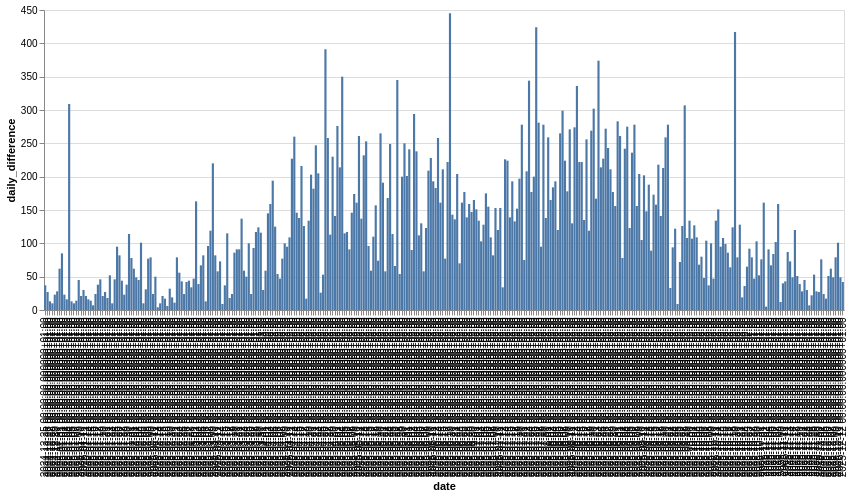

The code cell stored with this chart in its notebook:
### Code cell
segment("Zweite hup u ZOO")

### Figure 1 — Vega-Lite specification as saved in the notebook (floating-point values rounded to 4 significant figures; data arrays with more than 128 entries replaced by an {"elided": "..."} marker saying what was removed)
{"config": {"view": {"continuousWidth": 300, "continuousHeight": 300}}, "data": {"name": "data-83314f7694f1675e18e172985f97aa95"}, "mark": {"type": "bar"}, "encoding": {"x": {"field": "date", "type": "ordinal"}, "y": {"field": "daily_difference", "type": "quantitative"}}, "width": 800, "$schema": "https://vega.github.io/schema/vega-lite/v5.8.0.json", "datasets": {"data-83314f7694f1675e18e172985f97aa95": {"elided": "334 records"}}}
